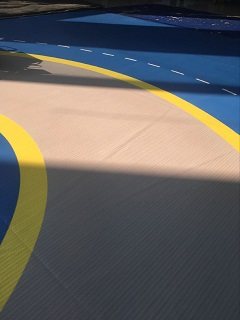
#> input picture img/race2.jpg, 240 x 320 px
$ python mask_add_race.py
#> lines starting #> are read from the running program, lines starting #| are printed output that depends on the picture; after the words box and inside, x2 and y2 are one past the last pixel; in counts of white or black regions, pixels touching at a corner belong together
import cv2
import numpy as np

img = cv2.imread("img/race2.jpg")
#> img is the input picture: shape (320, 240, 3); mean B, G, R 95.3, 97.9, 100
hsv = cv2.cvtColor(img, cv2.COLOR_BGR2HSV)
#> hsv: shape (320, 240, 3); mean H, S, V 76.2, 81.5, 117.4

lower_race1 = np.array([25, 75, 165])
upper_race1 = np.array([80, 255, 255])

lower_race2 = np.array([20, 75, 100])
upper_race2 = np.array([40, 255, 255])

# lower_race2 = np.array([35, 106, 39])
# upper_race2 = np.array([78, 255, 204])


race_mask1 = cv2.inRange(hsv, lower_race1, upper_race1)
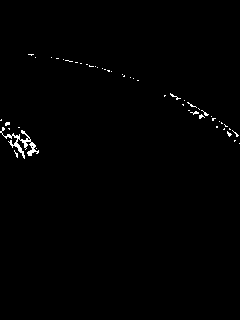
#> race_mask1: shape (320, 240); 0.7% white in thin lines or dots, all inside (x1, y1, x2, y2) = (0, 54, 240, 159)
race_mask2 = cv2.inRange(hsv, lower_race2, upper_race2)
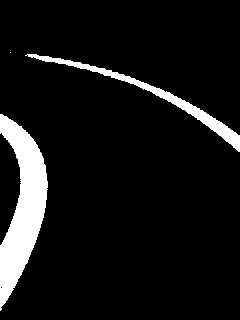
#> race_mask2: shape (320, 240); 8.5% white; 3 white regions (1 under 20 px), largest, box (x1, y1, x2, y2) and area: (0, 114, 48, 311) 4747, (25, 54, 240, 152) 1743

race_mask = race_mask1 + race_mask2

cv2.imshow("input",img)
cv2.imshow("HSV",hsv)
cv2.imshow("debug1",race_mask1)
cv2.imshow("debug2",race_mask2)
cv2.imshow("output",race_mask)
cv2.waitKey(0)

$ run again, with img/race3.jpg copied over img/race2.jpg
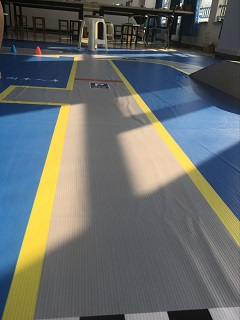
#> input picture img/race3.jpg, 240 x 320 px
#> img is the input picture: shape (320, 240, 3); mean B, G, R 105.9, 107.5, 102.7
#> hsv: shape (320, 240, 3); mean H, S, V 73.6, 66.1, 122.7
#> `race_mask1 = cv2.inRange(hsv, lower_race1, upper_race1)`:
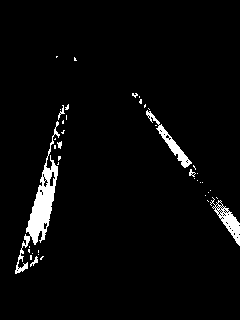
#> race_mask1: shape (320, 240); 3.5% white; 42 white regions (35 under 20 px), largest, box (x1, y1, x2, y2) and area: (15, 121, 60, 274) 1501, (146, 110, 192, 168) 439, (210, 197, 240, 246) 438
#> `race_mask2 = cv2.inRange(hsv, lower_race2, upper_race2)`:
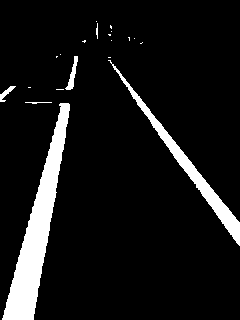
#> race_mask2: shape (320, 240); 8.8% white; 20 white regions (14 under 20 px), largest, box (x1, y1, x2, y2) and area: (2, 103, 70, 320) 4501, (108, 60, 240, 246) 1926, (65, 56, 78, 90) 161, (0, 86, 16, 102) 89, (25, 102, 52, 104) 32, (96, 23, 98, 39) 23
